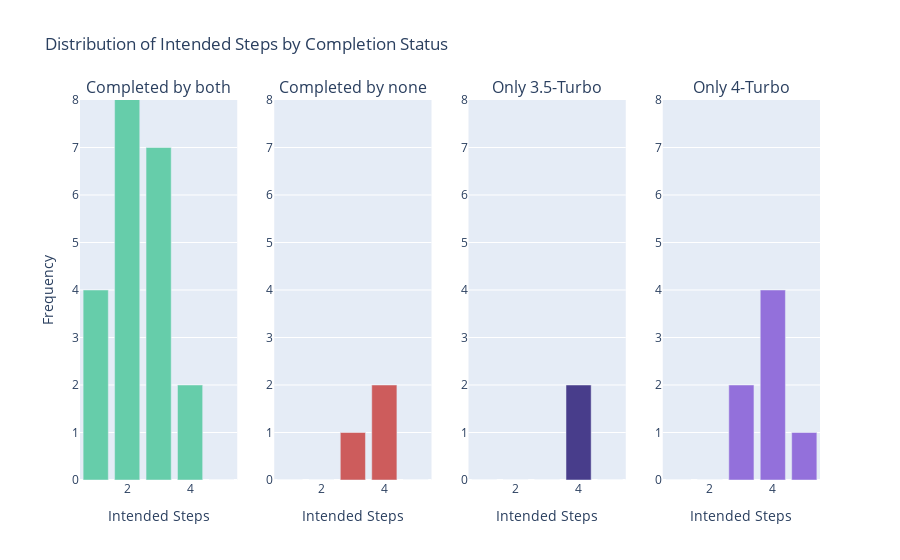

Notebook source saved alongside this figure:
### Code cell
# create 4 subgraphs (fig, axes) with plotly
# each subgraph should contain information about one category only
# use plotly
from plotly.subplots import make_subplots
import plotly.graph_objects as go
fig_sub = make_subplots(rows=1, cols=4, subplot_titles=("Completed by both", "Completed by none", "Only 3.5-Turbo", "Only 4-Turbo"))
# plot the number of intended steps on the x-axis and the frequency on the y-axis
fig_sub.add_trace(go.Bar(x=df_count.index, y=df_count['both_true'], name='Completed by both', marker_color=color_discrete_map['both_true']), row=1, col=1)
fig_sub.add_trace(go.Bar(x=df_count.index, y=df_count['both_false'], name='Completed by none', marker_color=color_discrete_map['both_false']), row=1, col=2)
fig_sub.add_trace(go.Bar(x=df_count.index, y=df_count['only_3_5'], name='only completed by GPT 3.5-Turbo', marker_color=color_discrete_map['only_3_5']), row=1, col=3)
fig_sub.add_trace(go.Bar(x=df_count.index, y=df_count['only_4'], name='only completed by GPT 4-TUrbo', marker_color=color_discrete_map['only_4']), row=1, col=4)
# use same y-axis scale for all subplots
fig_sub.update_yaxes(range=[0, 8])
# remove legend
fig_sub.update_layout(showlegend=False)
# Add title
fig_sub.update_layout(title_text="Distribution of Intended Steps by Completion Status")
# x-axis title

# keep x-axis title only once
fig_sub.update_xaxes(title_text="Intended Steps")
# y-axis title
fig_sub.update_yaxes(title_text="Frequency", row=1, col=1)

### Figure 1 — Plotly figure (JSON) as saved in the notebook; plotly's stock layout.template omitted (floating-point values rounded to 4 significant figures)
{"data": [{"marker": {"color": "mediumaquamarine"}, "name": "Completed by both", "type": "bar", "x": [1, 2, 3, 4, 5], "xaxis": "x", "y": [4, 10, 7, 2, 0], "yaxis": "y"}, {"marker": {"color": "indianred"}, "name": "Completed by none", "type": "bar", "x": [1, 2, 3, 4, 5], "xaxis": "x2", "y": [0, 0, 1, 2, 0], "yaxis": "y2"}, {"marker": {"color": "darkslateblue"}, "name": "only completed by GPT 3.5-Turbo", "type": "bar", "x": [1, 2, 3, 4, 5], "xaxis": "x3", "y": [0, 0, 0, 2, 0], "yaxis": "y3"}, {"marker": {"color": "mediumpurple"}, "name": "only completed by GPT 4-TUrbo", "type": "bar", "x": [1, 2, 3, 4, 5], "xaxis": "x4", "y": [0, 0, 2, 4, 1], "yaxis": "y4"}], "layout": {"annotations": [{"font": {"size": 16}, "showarrow": false, "text": "Completed by both", "x": 0.1062, "xanchor": "center", "xref": "paper", "y": 1, "yanchor": "bottom", "yref": "paper"}, {"font": {"size": 16}, "showarrow": false, "text": "Completed by none", "x": 0.3688, "xanchor": "center", "xref": "paper", "y": 1, "yanchor": "bottom", "yref": "paper"}, {"font": {"size": 16}, "showarrow": false, "text": "Only 3.5-Turbo", "x": 0.6313, "xanchor": "center", "xref": "paper", "y": 1, "yanchor": "bottom", "yref": "paper"}, {"font": {"size": 16}, "showarrow": false, "text": "Only 4-Turbo", "x": 0.8938, "xanchor": "center", "xref": "paper", "y": 1, "yanchor": "bottom", "yref": "paper"}], "showlegend": false, "title": {"text": "Distribution of Intended Steps by Completion Status"}, "xaxis": {"anchor": "y", "domain": [0, 0.2125], "title": {"text": "Intended Steps"}}, "xaxis2": {"anchor": "y2", "domain": [0.2625, 0.475], "title": {"text": "Intended Steps"}}, "xaxis3": {"anchor": "y3", "domain": [0.525, 0.7375], "title": {"text": "Intended Steps"}}, "xaxis4": {"anchor": "y4", "domain": [0.7875, 1], "title": {"text": "Intended Steps"}}, "yaxis": {"anchor": "x", "domain": [0, 1], "range": [0, 8], "title": {"text": "Frequency"}}, "yaxis2": {"anchor": "x2", "domain": [0, 1], "range": [0, 8]}, "yaxis3": {"anchor": "x3", "domain": [0, 1], "range": [0, 8]}, "yaxis4": {"anchor": "x4", "domain": [0, 1], "range": [0, 8]}}}
